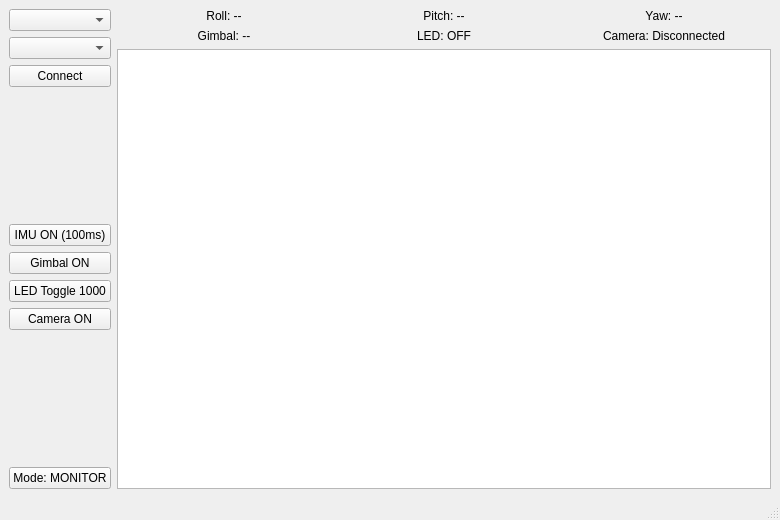
<?xml version="1.0" encoding="UTF-8"?>
<ui version="4.0">
 <class>MainWindow</class>
 <widget class="QMainWindow" name="MainWindow">
  <property name="geometry">
   <rect>
    <x>0</x>
    <y>0</y>
    <width>780</width>
    <height>520</height>
   </rect>
  </property>
  <property name="windowTitle">
   <string>STM32 Gimbal &amp; IMU Dashboard</string>
  </property>
  <widget class="QWidget" name="centralwidget">
   <layout class="QHBoxLayout" name="horizontalLayout">
    <item>
     <layout class="QVBoxLayout" name="leftControlLayout">
      <item>
       <widget class="QComboBox" name="portCombo"/>
      </item>
      <item>
       <widget class="QComboBox" name="baudCombo"/>
      </item>
      <item>
       <widget class="QPushButton" name="connectButton">
        <property name="text">
         <string>Connect</string>
        </property>
        <property name="minimumHeight">
         <number>40</number>
        </property>
       </widget>
      </item>
      <item>
       <spacer name="verticalSpacer_1">
        <property name="orientation">
         <enum>Qt::Vertical</enum>
        </property>
        <property name="sizeHint">
         <size>
          <width>20</width>
          <height>20</height>
         </size>
        </property>
       </spacer>
      </item>
      <item>
       <widget class="QPushButton" name="btnToggleImu">
        <property name="text">
         <string>IMU ON (100ms)</string>
        </property>
       </widget>
      </item>
      <item>
       <widget class="QPushButton" name="btnToggleGim">
        <property name="text">
         <string>Gimbal ON</string>
        </property>
       </widget>
      </item>
      <item>
       <widget class="QPushButton" name="btnToggleLed">
        <property name="text">
         <string>LED Toggle 1000</string>
        </property>
       </widget>
      </item>
      <item>
       <widget class="QPushButton" name="btnToggleCam">
        <property name="text">
         <string>Camera ON</string>
        </property>
       </widget>
      </item>
      <item>
       <spacer name="verticalSpacer_2">
        <property name="orientation">
         <enum>Qt::Vertical</enum>
        </property>
        <property name="sizeHint">
         <size>
          <width>20</width>
          <height>20</height>
         </size>
        </property>
       </spacer>
      </item>
      <item>
       <widget class="QPushButton" name="btnToggleRaw">
        <property name="text">
         <string>Mode: MONITOR</string>
        </property>
        <property name="minimumHeight">
         <number>35</number>
        </property>
       </widget>
      </item>
     </layout>
    </item>
    <item>
     <layout class="QVBoxLayout" name="rightDisplayLayout">
      <item>
       <layout class="QGridLayout" name="sensorDataLayout">
        <item row="0" column="0">
         <widget class="QLabel" name="lblRoll">
          <property name="text">
           <string>Roll: --</string>
          </property>
          <property name="alignment">
           <set>Qt::AlignCenter</set>
          </property>
         </widget>
        </item>
        <item row="0" column="1">
         <widget class="QLabel" name="lblPitch">
          <property name="text">
           <string>Pitch: --</string>
          </property>
          <property name="alignment">
           <set>Qt::AlignCenter</set>
          </property>
         </widget>
        </item>
        <item row="0" column="2">
         <widget class="QLabel" name="lblYaw">
          <property name="text">
           <string>Yaw: --</string>
          </property>
          <property name="alignment">
           <set>Qt::AlignCenter</set>
          </property>
         </widget>
        </item>
        <item row="1" column="0">
         <widget class="QLabel" name="lblGimState">
          <property name="text">
           <string>Gimbal: --</string>
          </property>
          <property name="alignment">
           <set>Qt::AlignCenter</set>
          </property>
         </widget>
        </item>
        <item row="1" column="1">
         <widget class="QLabel" name="lblLed">
          <property name="text">
           <string>LED: OFF</string>
          </property>
          <property name="alignment">
           <set>Qt::AlignCenter</set>
          </property>
         </widget>
        </item>
        <item row="1" column="2">
         <widget class="QLabel" name="lblCamState">
          <property name="text">
           <string>Camera: Disconnected</string>
          </property>
          <property name="alignment">
           <set>Qt::AlignCenter</set>
          </property>
         </widget>
        </item>
       </layout>
      </item>
      <item>
       <widget class="QTextBrowser" name="textBrowser"/>
      </item>
     </layout>
    </item>
   </layout>
  </widget>
  <widget class="QStatusBar" name="statusbar"/>
 </widget>
 <resources/>
 <connections/>
</ui>
